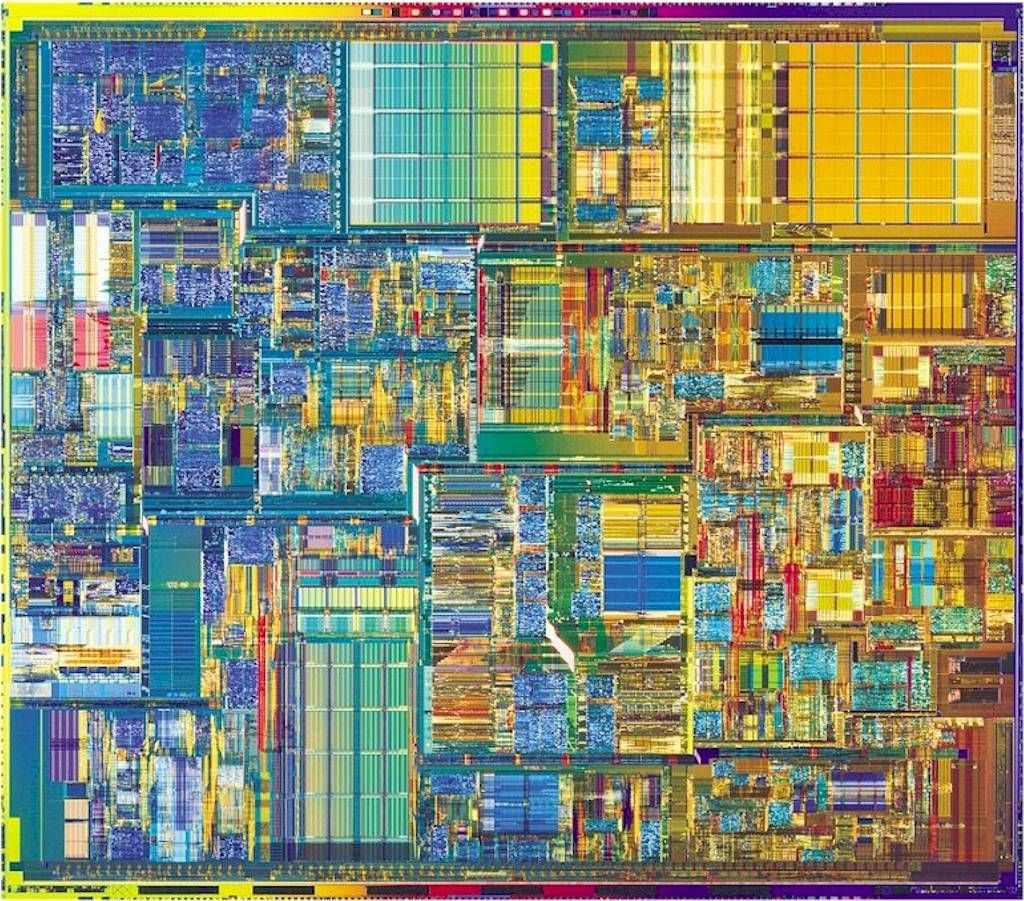
#> input picture Practica-2/resources/input/pentium4_microscopio.jpg, 1024 x 901 px, found by its file name
$ python analisis_imagenes.py
#> lines starting #> are read from the running program, lines starting #| are printed output that depends on the picture; after the words box and inside, x2 and y2 are one past the last pixel; in counts of white or black regions, pixels touching at a corner belong together
### Practica-2/scripts/image_manager.py
# --------- GESTOR DE IMAGENES  ----------
# ----------------------------------------
# Autor: Rodrigo Arturo Fernández González
# Fecha: 03-03-2026

from PIL import Image
import cv2

# 1. Lectura de imagen con Pillow
def cargar_imagen_pillow(ruta):
    imagen = Image.open(ruta)
#> imagen is the input picture: PIL image 1024x901 RGB; mean R, G, B 132.4, 138.1, 113.9
    return imagen

# 2. Lectura de imagen con OpenCV
def cargar_imagen_opencv(ruta):
    imagen_cv = cv2.imread(ruta)
    imagen_cv_rgb = cv2.cvtColor(imagen_cv, cv2.COLOR_BGR2RGB)
    return imagen_cv_rgb

### Practica-2/scripts/analisis_imagenes.py
# ----- PRACTICA 2 "EXPLORANDO LA IMAGEN DIGITAL CON PYTHON" -----
# ----------------------------------------------------------------
# Autor: Rodrigo Arturo Fernández González
# Fecha: 02-03-2026

import numpy as np
import matplotlib.pyplot as plt
import cv2
import os

import config
import image_manager

# 1. Lectura de imagen con Pillow
def lectura_imagen_pillow(ruta):
    imagen = image_manager.cargar_imagen_pillow(ruta)
    #plt.figure(figsize=(5, 5))
    plt.imshow(imagen)
    plt.title("Imagen original (Pillow)")
    plt.axis("off")
    plt.show()
    return imagen

# 2. Lectura de imagen con OpenCV
def lectura_imagen_opencv(ruta):
    imagen_cv_rgb = image_manager.cargar_imagen_opencv(ruta)
    #plt.figure(figsize=(5, 5))
    plt.imshow(imagen_cv_rgb)
    plt.title("Imagen con OpenCV (RGB)")
    plt.axis("off")
    plt.show()
    return imagen_cv_rgb

# 3. Funciones para separar canales RGB de una imagen y visualizarlos por separado
def separar_rgb(imagen):
    r, g, b = imagen.split()
    plt.figure(figsize=(12, 4))
    plt.subplot(1, 3, 1)
    plt.imshow(r, cmap='Reds')
    plt.title("Componente R")
    plt.axis("off")
    plt.subplot(1, 3, 2)
    plt.imshow(g, cmap='Greens')
    plt.title("Componente G")
    plt.axis("off")
    plt.subplot(1, 3, 3)
    plt.imshow(b, cmap='Blues')
    plt.title("Componente B")
    plt.axis("off")
    plt.show()
    return r, g, b

# 4. Función para convertir imagen a escala de grises
def convertir_a_grises(imagen):
    imagen_cv = cv2.cvtColor(np.array(imagen), cv2.COLOR_RGB2GRAY)
    plt.imshow(imagen_cv, cmap='gray')
    plt.title("Imagen en escala de grises")
    plt.axis("off")
    plt.show()
    return imagen_cv

# 5. Función para binarizar la imagen en escala de grises utilizando un umbral fijo
def binarizar_imagen(imagen_gris, umbral=128):
#> called with umbral = 128
    _, binaria = cv2.threshold(imagen_gris, umbral, 255, cv2.THRESH_BINARY)
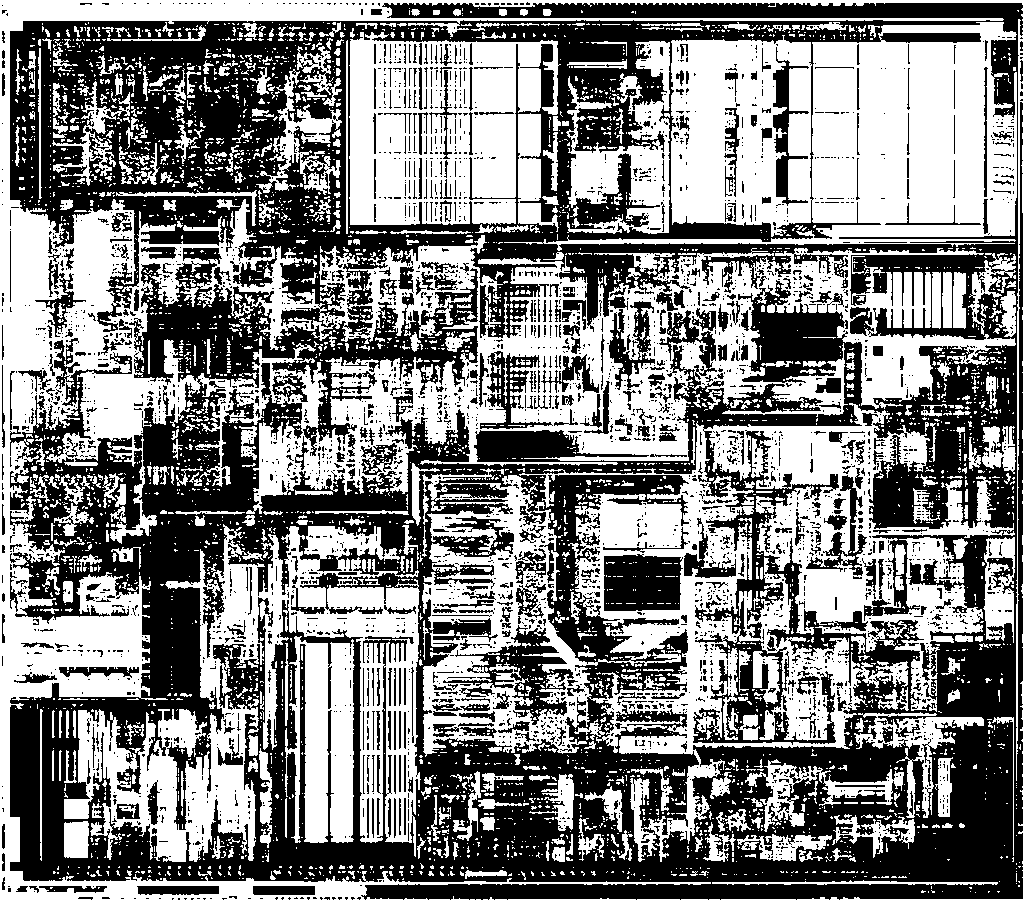
#> binaria: shape (901, 1024); 50.6% white; 3547 black regions (3051 under 20 px), largest, box (x1, y1, x2, y2) and area: (10, 3, 1023, 900) 391866, (604, 554, 683, 611) 4027, (443, 625, 574, 725) 3728
    plt.imshow(binaria, cmap='gray')
    plt.title(f"Imagen binarizada (umbral = {umbral})")
    plt.axis("off")
    plt.show()
    return binaria

# 6. Función para convertir la imagen a hsv y mostrar los canales por separado
# Definir estructura, objeto, o diccionario según sea mas optimo que contenga: imagen_HSV, H (matiz), S (saturación), V (valor)
def convertir_a_hsv(imagen_cv):
    imagen_hsv = cv2.cvtColor(imagen_cv, cv2.COLOR_BGR2HSV)
#> imagen_hsv: shape (901, 1024, 3); mean H, S, V 70.6, 122.7, 163.6
    h, s, v = cv2.split(imagen_hsv)
    plt.figure(figsize=(15, 5))
    plt.subplot(1, 3, 1)
    plt.imshow(h, cmap="hsv")
    plt.title("Canal H")
    plt.axis("off")
    plt.subplot(1, 3, 2)
    plt.imshow(s, cmap="gray")
    plt.title("Canal S")
    plt.axis("off")
    plt.subplot(1, 3, 3)
    plt.imshow(v, cmap="gray")
    plt.title("Canal V")
    plt.axis("off")
    plt.suptitle("Modelo HSV")
    plt.show()
    return imagen_hsv

# 7. Función para la imagen a cmy y mostrar los canales por separado
# (CMY simulado, ya que OpenCV no lo soporta directamente)
def convertir_a_cmy(imagen_cv_rgb):
    imagen_cmy = 255 - imagen_cv_rgb
    c, m, y = cv2.split(imagen_cmy)
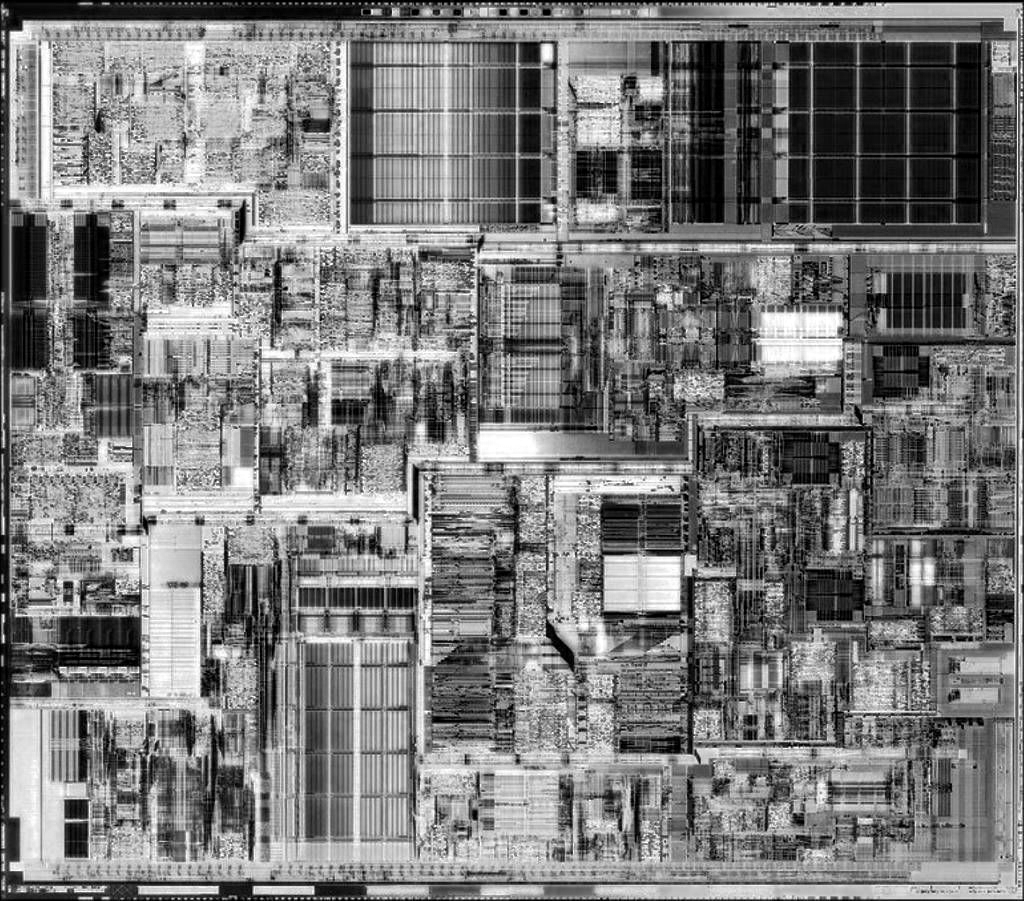
#> c: shape (901, 1024); min 0, max 255, mean 122.6
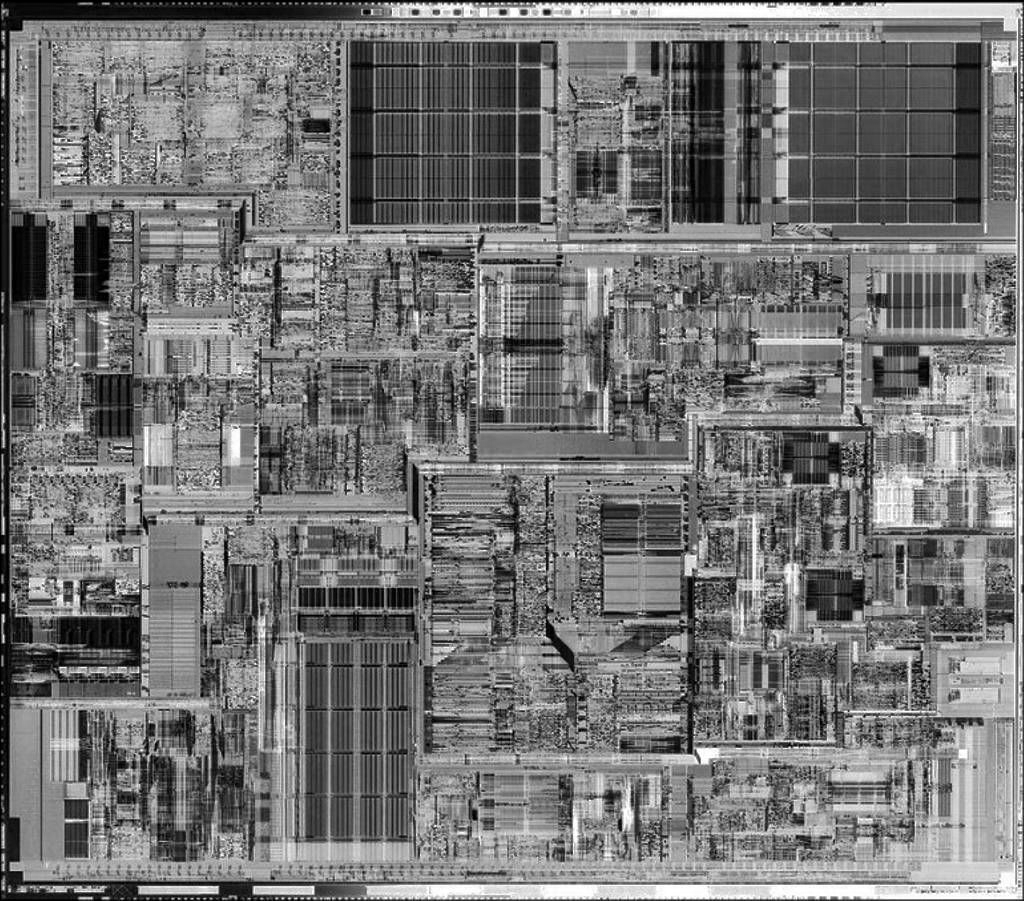
#> m: shape (901, 1024); min 0, max 255, mean 116.9
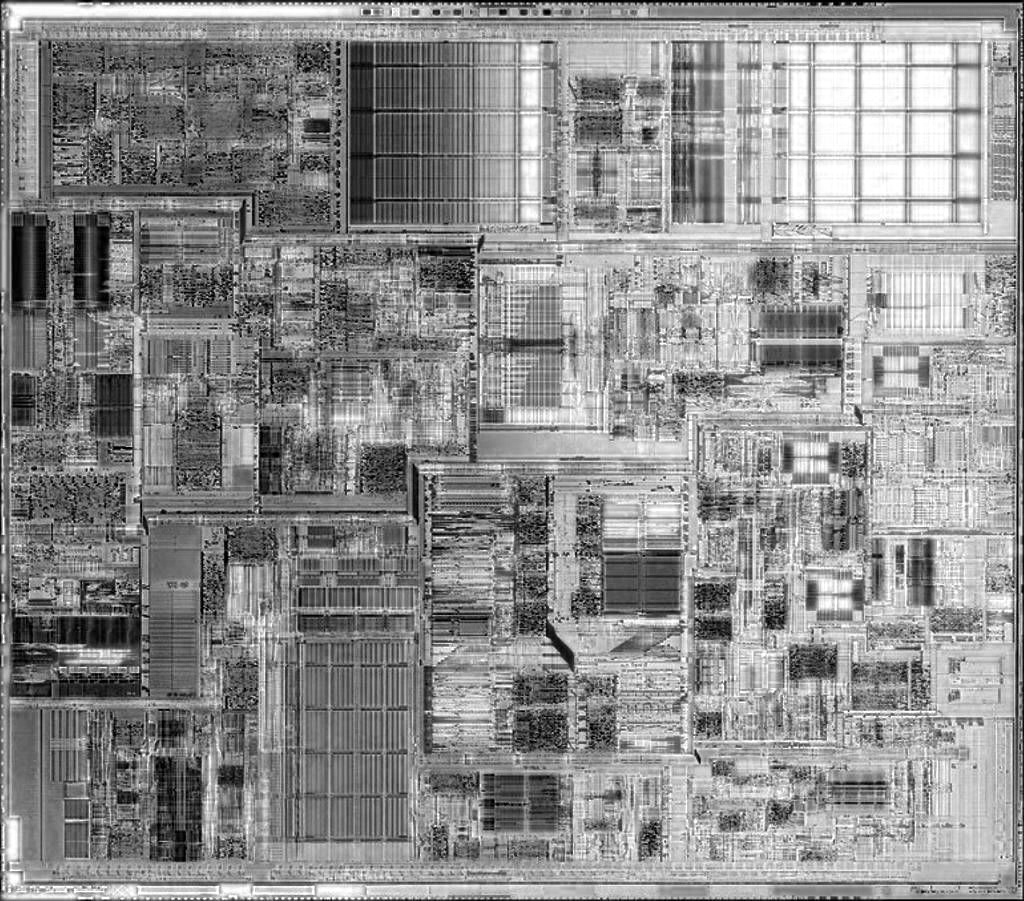
#> y: shape (901, 1024); min 0, max 255, mean 141.1
    plt.figure(figsize=(15, 5))
    plt.subplot(1, 3, 1)
    plt.imshow(c, cmap="Blues")
    plt.title("Canal C")
    plt.axis("off")
    plt.subplot(1, 3, 2)
    plt.imshow(m, cmap="Purples")
    plt.title("Canal M")
    plt.axis("off")
    plt.subplot(1, 3, 3)
    plt.imshow(y, cmap="Oranges")
    plt.title("Canal Y")
    plt.axis("off")
    plt.suptitle("Modelo CMY (simulado)")
    plt.show()
    return imagen_cmy

if __name__ == "__main__":
    imagen_pillow = lectura_imagen_pillow(os.path.join(config.script_dir_parent, 'resources\\input\\pentium4_microscopio.jpg'))
    separar_rgb(imagen_pillow)
    imagen_gris = convertir_a_grises(imagen_pillow)
    binarizar_imagen(imagen_gris, umbral=128)

    imagen_opencv = lectura_imagen_opencv(os.path.join(config.script_dir_parent, 'resources\\input\\pentium4_microscopio.jpg'))
    imagen_hsv = convertir_a_hsv(imagen_opencv)
    imagen_cmy = convertir_a_cmy(imagen_opencv)

$ run again, with Practica-2/resources/input/satelital_escom_y_alrededores.jpg copied over Practica-2/resources/input/pentium4_microscopio.jpg
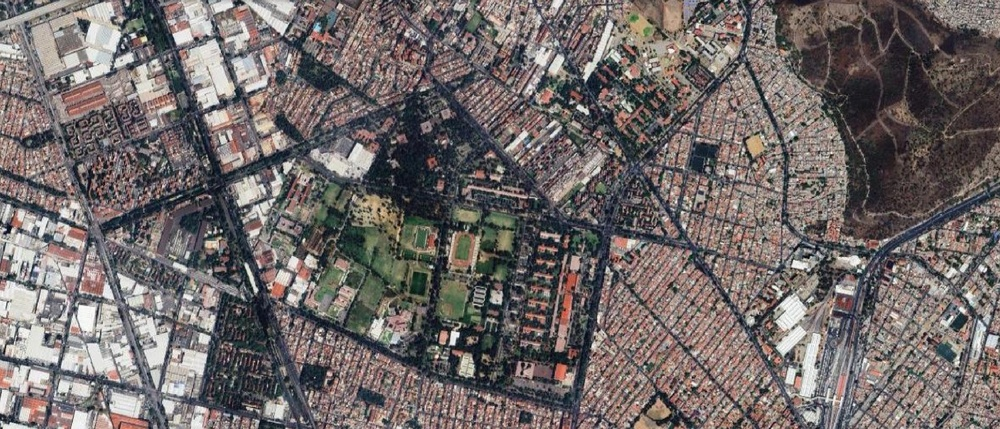
#> input picture Practica-2/resources/input/satelital_escom_y_alrededores.jpg, 1000 x 429 px, shrunk from 2580 x 1108 before the run, found by its file name
#> in cargar_imagen_pillow, imagen is the input picture: PIL image 1000x429 RGB; mean R, G, B 112.3, 105.2, 104.2
#> in binarizar_imagen, `_, binaria = cv2.threshold(imagen_gris, umbral, 255, cv2.THRESH_BINARY)`:
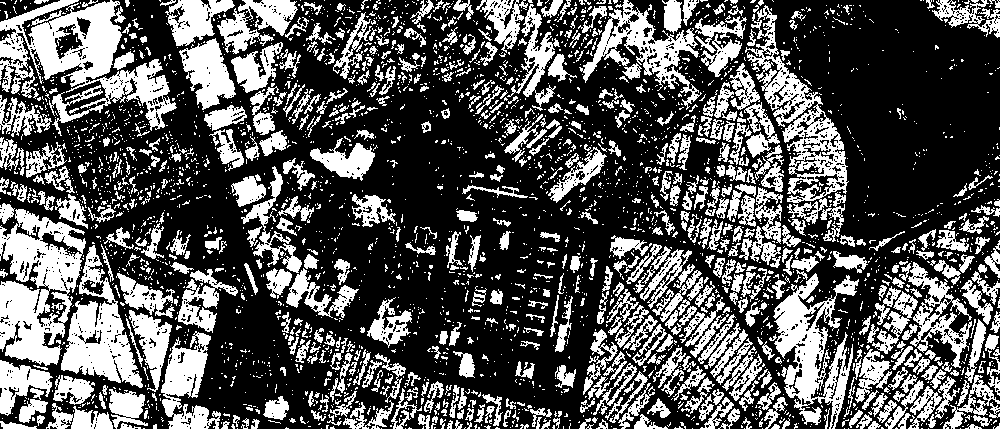
#> binaria: shape (429, 1000); 34.3% white; 3259 white regions (2621 under 20 px), largest, box (x1, y1, x2, y2) and area: (0, 0, 177, 136) 9489, (0, 209, 86, 366) 7823, (745, 5, 849, 224) 5670
#> imagen_hsv: shape (429, 1000, 3); mean H, S, V 92.6, 41.2, 116
#> in convertir_a_cmy, `c, m, y = cv2.split(imagen_cmy)`:
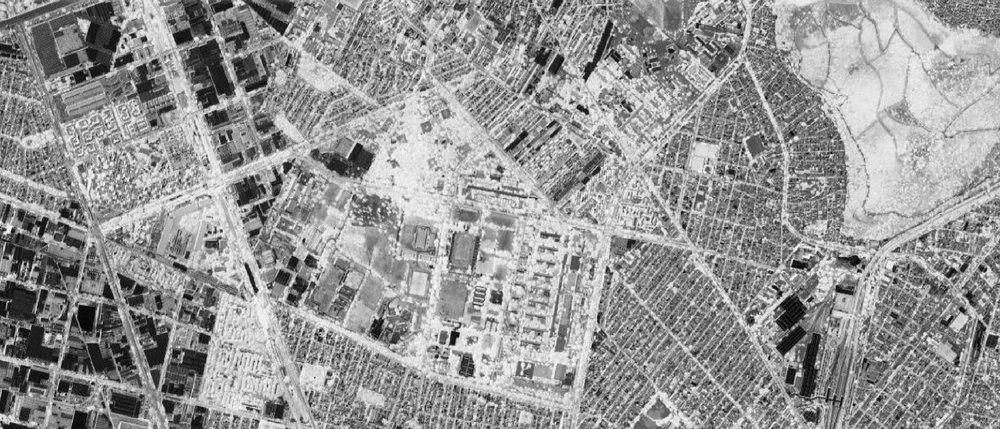
#> m: shape (429, 1000); min 0, max 255, mean 149.8
